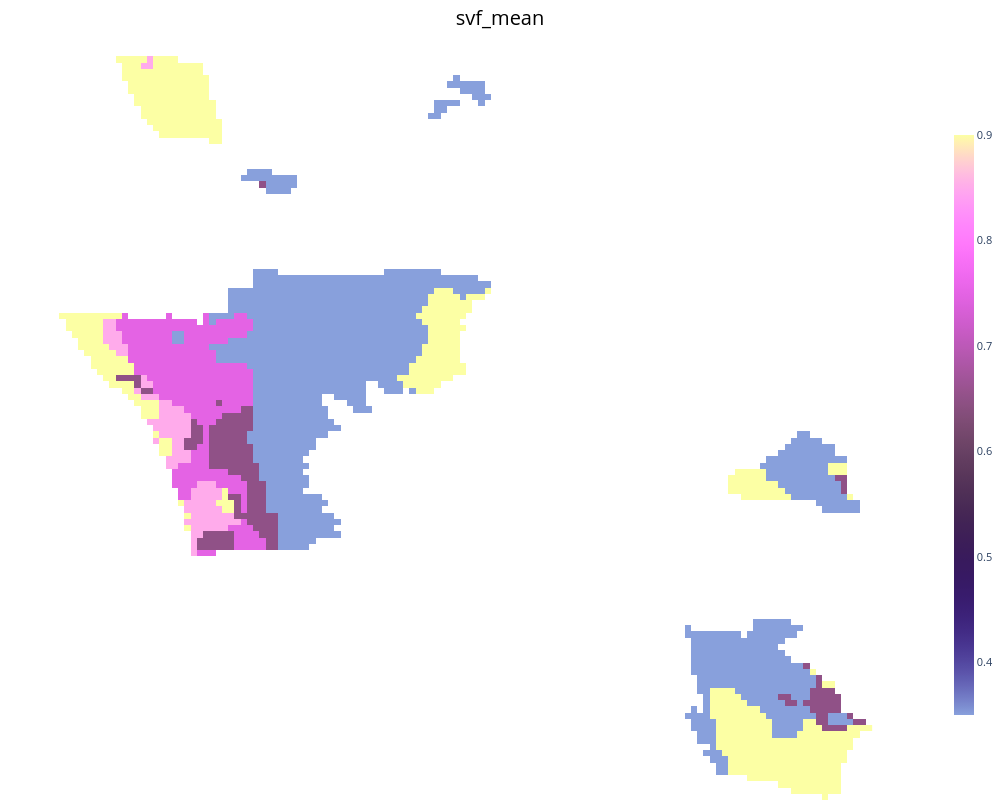
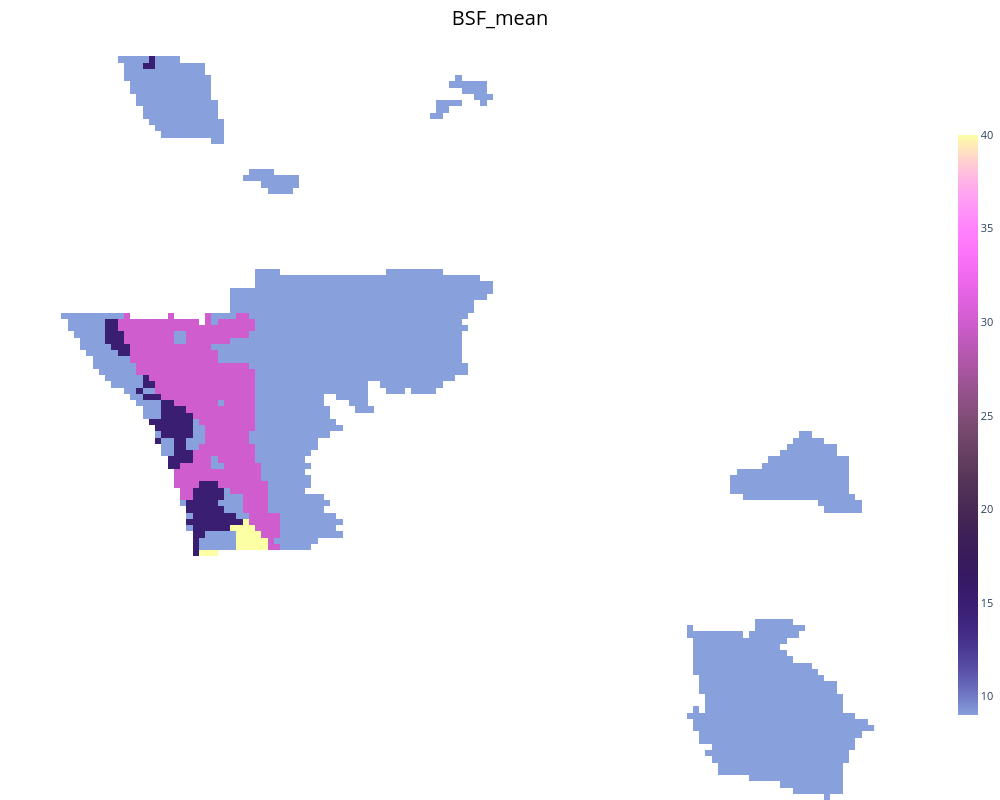
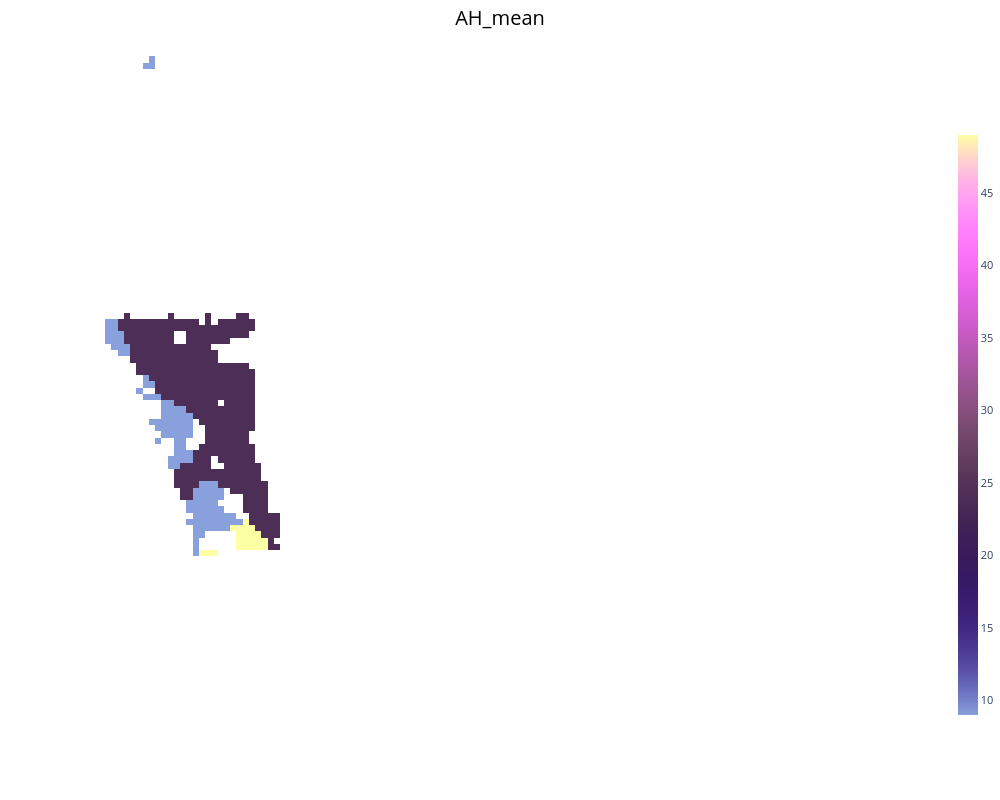

Here is the notebook cell these charts were saved with, in order:
### Markdown cell above
## 5. Visualize spatial patterns — `chart_type="map"`

`lcz_plot_parameters` renders any parameter band as an interactive Plotly heatmap. We use the saved stack path from step 2 (which carries band names as GDAL descriptions) and `iselect` three representative mean parameters: mean sky view factor (`svf_mean`), mean building surface fraction (`BSF_mean`), and mean anthropogenic heat (`AH_mean`).

### Code cell
from LCZ4py import lcz_plot_parameters

map_figs = lcz_plot_parameters(
    stack_result.path, iselect=["svf_mean", "BSF_mean", "AH_mean"],
    chart_type="map",
)
for fig in map_figs:
    fig.show()

### Figure 1 — Plotly figure (JSON) as saved in the notebook; plotly's stock layout.template omitted (floating-point values rounded to 4 significant figures; data arrays with more than 128 entries replaced by an {"elided": "..."} marker saying what was removed)
{"data": [{"colorbar": {"len": 0.8, "thickness": 20, "tickfont": {"size": 11}, "title": {"font": {"color": "black", "size": 14}, "text": ""}}, "colorscale": {"elided": "256x2 mixed values"}, "dx": 0.0008983, "dy": 0.0008983, "hovertemplate": "<b>svf_mean</b><br>Value: %{z:.4f}<br>X: %{x:.5f}<br>Y: %{y:.5f}<extra></extra>", "opacity": 1.0, "showscale": true, "type": "heatmap", "x0": 9.494, "y0": 47.09, "z": {"elided": "120x131 float values"}, "zmax": 0.9, "zmin": 0.35}], "layout": {"height": 800, "margin": {"b": 0, "l": 0, "r": 40, "t": 50}, "paper_bgcolor": "white", "plot_bgcolor": "white", "title": {"font": {"color": "black", "size": 20}, "text": "svf_mean", "x": 0.5, "xanchor": "center"}, "width": 1000, "xaxis": {"showgrid": false, "showticklabels": false, "zeroline": false}, "yaxis": {"scaleanchor": "x", "scaleratio": 1, "showgrid": false, "showticklabels": false, "zeroline": false}}}

### Figure 2 — Plotly figure (JSON) as saved in the notebook; plotly's stock layout.template omitted (floating-point values rounded to 4 significant figures; data arrays with more than 128 entries replaced by an {"elided": "..."} marker saying what was removed)
{"data": [{"colorbar": {"len": 0.8, "thickness": 20, "tickfont": {"size": 11}, "title": {"font": {"color": "black", "size": 14}, "text": ""}}, "colorscale": {"elided": "256x2 mixed values"}, "dx": 0.0008983, "dy": 0.0008983, "hovertemplate": "<b>BSF_mean</b><br>Value: %{z:.4f}<br>X: %{x:.5f}<br>Y: %{y:.5f}<extra></extra>", "opacity": 1.0, "showscale": true, "type": "heatmap", "x0": 9.494, "y0": 47.09, "z": {"elided": "120x131 float values"}, "zmax": 40.0, "zmin": 9.0}], "layout": {"height": 800, "margin": {"b": 0, "l": 0, "r": 40, "t": 50}, "paper_bgcolor": "white", "plot_bgcolor": "white", "title": {"font": {"color": "black", "size": 20}, "text": "BSF_mean", "x": 0.5, "xanchor": "center"}, "width": 1000, "xaxis": {"showgrid": false, "showticklabels": false, "zeroline": false}, "yaxis": {"scaleanchor": "x", "scaleratio": 1, "showgrid": false, "showticklabels": false, "zeroline": false}}}

### Figure 3 — Plotly figure (JSON) as saved in the notebook; plotly's stock layout.template omitted (floating-point values rounded to 4 significant figures; data arrays with more than 128 entries replaced by an {"elided": "..."} marker saying what was removed)
{"data": [{"colorbar": {"len": 0.8, "thickness": 20, "tickfont": {"size": 11}, "title": {"font": {"color": "black", "size": 14}, "text": ""}}, "colorscale": {"elided": "256x2 mixed values"}, "dx": 0.0008983, "dy": 0.0008983, "hovertemplate": "<b>AH_mean</b><br>Value: %{z:.4f}<br>X: %{x:.5f}<br>Y: %{y:.5f}<extra></extra>", "opacity": 1.0, "showscale": true, "type": "heatmap", "x0": 9.494, "y0": 47.09, "z": {"elided": "120x131 float values"}, "zmax": 49.0, "zmin": 9.0}], "layout": {"height": 800, "margin": {"b": 0, "l": 0, "r": 40, "t": 50}, "paper_bgcolor": "white", "plot_bgcolor": "white", "title": {"font": {"color": "black", "size": 20}, "text": "AH_mean", "x": 0.5, "xanchor": "center"}, "width": 1000, "xaxis": {"showgrid": false, "showticklabels": false, "zeroline": false}, "yaxis": {"scaleanchor": "x", "scaleratio": 1, "showgrid": false, "showticklabels": false, "zeroline": false}}}
